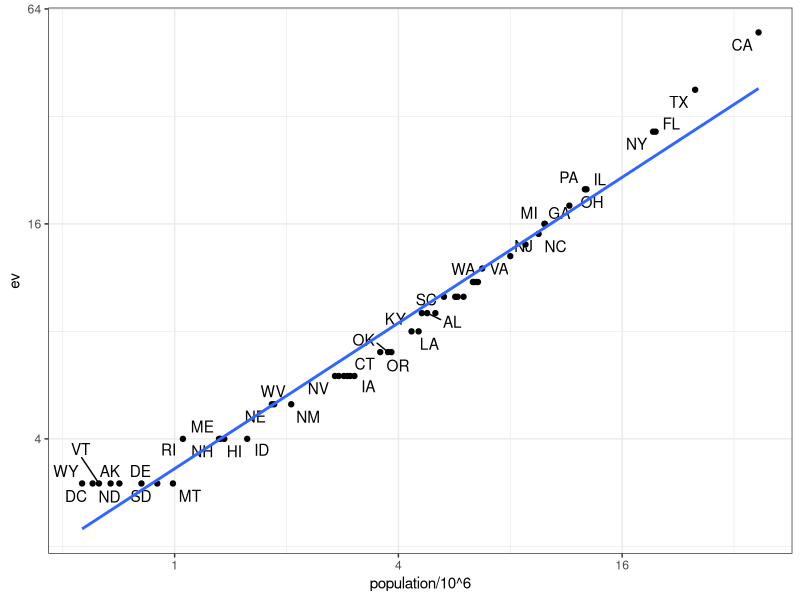

Generate this figure with R: (Note: this script raises an error after producing the figure.)
## ---- chunk 1
library(tidyverse)
library(dslabs)
library(gridExtra)
library(ggthemes)
ds_theme_set()
options(digits = 3)
knitr::opts_chunk$set(
  comment = "#>",
  collapse = TRUE,
  cache = TRUE,
  out.width = "70%",
  fig.align = "center",
  fig.width = 6,
  fig.asp = 0.618,  # 1 / phi
  fig.show = "hold"
)

img_path <- "img"
## ---- chunk 2


## Joining tables

library(tidyverse) 
library(dslabs) 
data(murders) 
head(murders) 
## ---- chunk 3
data(polls_us_election_2016) 
head(results_us_election_2016) 
## ---- chunk 4
identical(results_us_election_2016$state, murders$state) 
## ---- chunk 5


## Joins

tab <- left_join(murders, results_us_election_2016, by = "state") |> 
  select(-others) |> rename(ev = electoral_votes) 
head(tab) 
## ---- chunk 6
library(ggrepel) 
tab |> ggplot(aes(population/10^6, ev, label = abb)) + 
  geom_point() + 
  geom_text_repel() +  
  scale_x_continuous(trans = "log2") + 
  scale_y_continuous(trans = "log2") + 
  geom_smooth(method = "lm", se = FALSE) 
## ---- chunk 7
tab_1 <- slice(murders, 1:6) |> select(state, population) 
tab_1 
## ---- chunk 8
tab_2 <- results_us_election_2016 |>  
  filter(state%in%c("Alabama", "Alaska", "Arizona",  
                    "California", "Connecticut", "Delaware")) |>  
  select(state, electoral_votes) |> rename(ev = electoral_votes) 
tab_2 
## ---- chunk 9
left_join(tab_1, tab_2, by = "state") 
## ---- chunk 10
tab_1 |> right_join(tab_2, by = "state") 
## ---- chunk 11
inner_join(tab_1, tab_2, by = "state") 
## ---- chunk 12
full_join(tab_1, tab_2, by = "state") 
## ---- chunk 13
semi_join(tab_1, tab_2, by = "state") 
## ---- chunk 14
anti_join(tab_1, tab_2, by = "state") 
## ---- chunk 15
knitr::include_graphics(file.path(img_path,"joins.png")) 
## ---- chunk 16
bind_cols(a = 1:3, b = 4:6) 
## ---- chunk 17
tab_1 <- tab[, 1:3] 
tab_2 <- tab[, 4:6] 
tab_3 <- tab[, 7:8] 
new_tab <- bind_cols(tab_1, tab_2, tab_3) 
cbind(tab_1,tab_2,tab_3)
head(new_tab) 
## ---- chunk 18
tab_1 <- tab[1:2,] 
tab_2 <- tab[3:4,] 
bind_rows(tab_1, tab_2) 
## ---- chunk 19
intersect(1:10, 6:15) 
## ---- chunk 20
intersect(c("a","b","c"), c("b","c","d")) 
## ---- chunk 21
tab_1 <- tab[1:5,] 
tab_2 <- tab[3:7,] 
dplyr::intersect(tab_1, tab_2) 

## ---- chunk 22
union(1:10, 6:15) 
union(c("a","b","c"), c("b","c","d")) 
## ---- chunk 23
tab_1 <- tab[1:5,] 
tab_2 <- tab[3:7,] 
dplyr::union(tab_1, tab_2)  
## ---- chunk 24
setdiff(1:10, 6:15) 
setdiff(6:15, 1:10) 
## ---- chunk 25
tab_1 <- tab[1:5,] 
tab_2 <- tab[3:7,] 
dplyr::setdiff(tab_1, tab_2) 
## ---- chunk 26
setequal(1:5, 1:6) 
## ---- chunk 27
setequal(1:5, 5:1) 
## ---- chunk 28
dplyr::setequal(tab_1, tab_2) 
